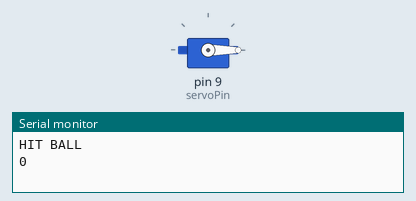
Recording of a sketch running on a simulated Arduino Uno, built with avr-gcc and run on an emulated ATmega328P. On the bench: servo, the last lines printed to the serial monitor.

Above: at 0.05 s.
At 11.0 s:
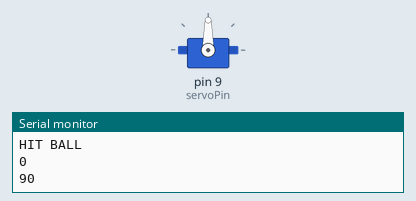
Timing chart, 0 to 14.3 s (numbered marks = the images above):
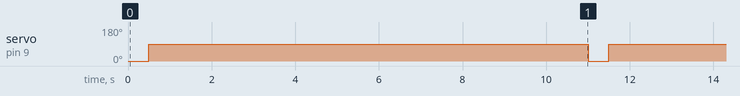

The sketch:

testingSweep.ino
```cpp
#include <Servo.h>

Servo servoMotor;       // creates an instance of the servo object to control a servo
const int servoPin = 9;       // Control pin for servo motor

//int servoSpeed = 175;   // set a variable for the speed of the continuous servo, can be sped up or slowed down
int pos;

void setup() {
  Serial.begin(9600);       // initialize serial communications
  servoMotor.attach(servoPin);  // attaches the servo on pin 9 to the servo object
}

void loop() {
    Serial.println("HIT BALL");

    for (pos = 0; pos <= 90; pos += 90) { // goes from 0 degrees to 90 degrees
      Serial.println(pos);                // Checks position in console
      servoMotor.write(pos);              // tell servo to go to position
      delay(500);
    }
    delay(10000);
}
```

Measured:
- by itself, servo on pin 9 (servoPin): alternates 90° for 10.5 s and 0° for 0.50 s
